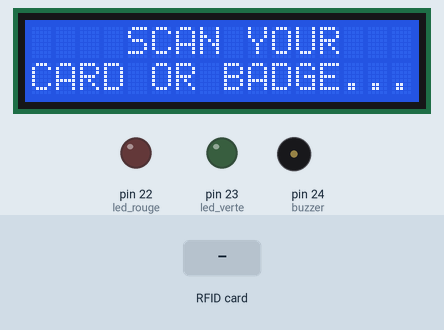
Recording of a sketch running on a simulated Arduino Mega 2560, built with avr-gcc and run on an emulated ATmega2560. Parts: 16×2 character LCD, output pins drawn as LEDs (lit = HIGH), buzzer (waves = sounding). The inputs (shaded band) are chosen by the test bench. Pins used as bus, display or sensor lines are not drawn.

Above: at 4.3 s.
4.4 s: RFID card 25 45 EE 7A held to the reader
At 6.1 s:
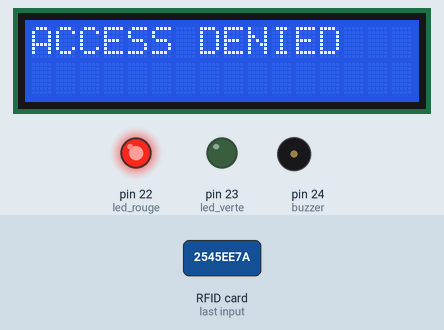
7.4 s: RFID card 5E 7A 19 C4 held to the reader
At 8.0 s:
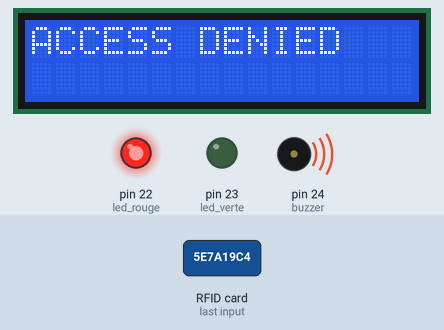
Timing chart, 0 to 10.9 s (numbered marks = the images above; inputs shaded):
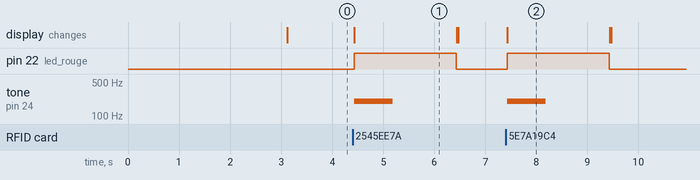

The sketch:

Fin_project_RFID.ino
```cpp
#include <SPI.h> // RC522 Module uses SPI protocol
#include <MFRC522.h> // Library for Mifare RC522 Devices
#include <LiquidCrystal.h>
#include<Servo.h>
LiquidCrystal lcd(12,11,6,4,3,2);// the construction of LCD

#define RST_PIN 5
#define SS_PIN 53
MFRC522 module_rfid(SS_PIN, RST_PIN);// declaration of the module RFID
Servo  myservo;

int buzzer = 24;
int led_rouge = 22;
int led_verte = 23;
int togglestate = 0;
int i;
void setup() {

  // put your setup code here, to run once:
  pinMode(led_rouge,OUTPUT);
  pinMode(led_verte,OUTPUT);
  pinMode(buzzer,OUTPUT);
  lcd.begin(16, 2);
  SPI.begin(); // MFRC522 Hardware uses SPI protocol
  module_rfid.PCD_Init();// Initialize MFRC522 Hardware
  lcd.print("    DEVICE OF "); // For debugging purposes
  lcd.setCursor(0, 1);
  lcd.print(" INDENTIFICATION");
  delay(3000);
  lcd.clear();
}

void loop() {
  // put your main code here, to run repeatedly:
  lcd.print("    SCAN YOUR");
  lcd.setCursor(0, 1);
  lcd.print("CARD OR BADGE...");

  if ( ! module_rfid.PICC_IsNewCardPresent()){
    return;
    } // Reset the loop if no new card present on the sensor/reader. This saves the entire process when idle. And if present, select one.
  if ( ! module_rfid.PICC_ReadCardSerial()){
    return;
    }// Select one of the cards

   String UID = "";// variable for stored the information give by the tag
/**
 * Helper routine to dump a byte array as dec values to Serial.
 */
  for (byte i= 0; i < module_rfid.uid.size; i++){
     UID.concat(String(module_rfid.uid.uidByte[i] < 0*10 ? " 0" : " "));
     UID.concat(String(module_rfid.uid.uidByte[i], HEX));
    }
     UID.toUpperCase();

   if (UID.substring(1) == " 25 45 EE 7A" ){
     if (togglestate==0) {
     lcd.clear();
     lcd.setCursor(0, 0);
     lcd.print("SYSTEM UNLOCKED");
     digitalWrite(led_verte, HIGH);
     tone(buzzer, 1200, 100);
     delay(125);
     tone(buzzer, 1200, 100);
     delay(2000);
     digitalWrite(led_verte, LOW);
    togglestate=1;
     lcd.clear();

     }
    else
   {
     lcd.clear();
     lcd.setCursor(0, 0);
     lcd.print("SYSTEM LOCKED");
     digitalWrite(led_verte, HIGH);
     tone(buzzer, 1200, 100);
     delay(125);
     tone(buzzer, 1200, 100);
     delay(2000);
      digitalWrite(led_verte, LOW);
     togglestate=0;
     lcd.clear();
    }
 } else {
     lcd.clear();
     lcd.setCursor(0, 0);
     lcd.print("ACCESS DENIED");
     digitalWrite(led_rouge, HIGH);
     tone(buzzer, 200, 750);
     delay(2000);
     digitalWrite(led_rouge, LOW);
     lcd.clear();

    }
}
```

Measured:
- after the input at 4.4 s, pin 22 (led_rouge): LOW → HIGH at once, → LOW 2.0 s later; tone on pin 24 (buzzer): silent → 200 Hz at once, → silent 0.75 s later; the display: changes at once (image 1)
- after the input at 7.4 s, pin 22 (led_rouge): LOW → HIGH at once, → LOW 2.0 s later; tone on pin 24 (buzzer): silent → 200 Hz at once, → silent 0.75 s later; the display: changes at once (image 2)
- what the display in image 1 shows lasts 2.0 s, from 4.4 s to 6.4 s
